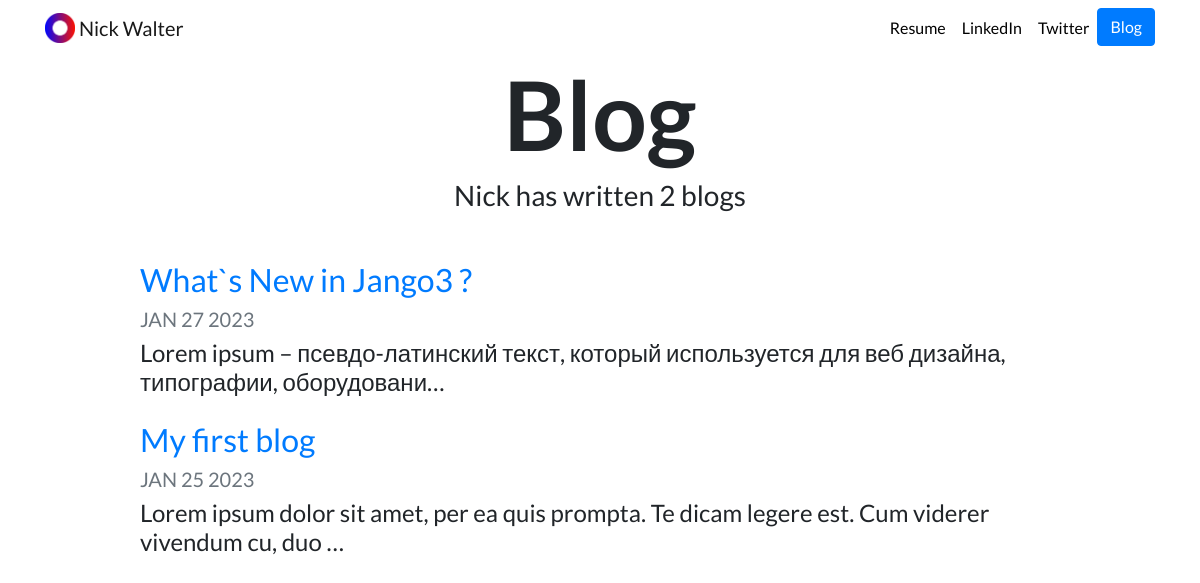
/blog/, run on an earlier commit of the app's database.
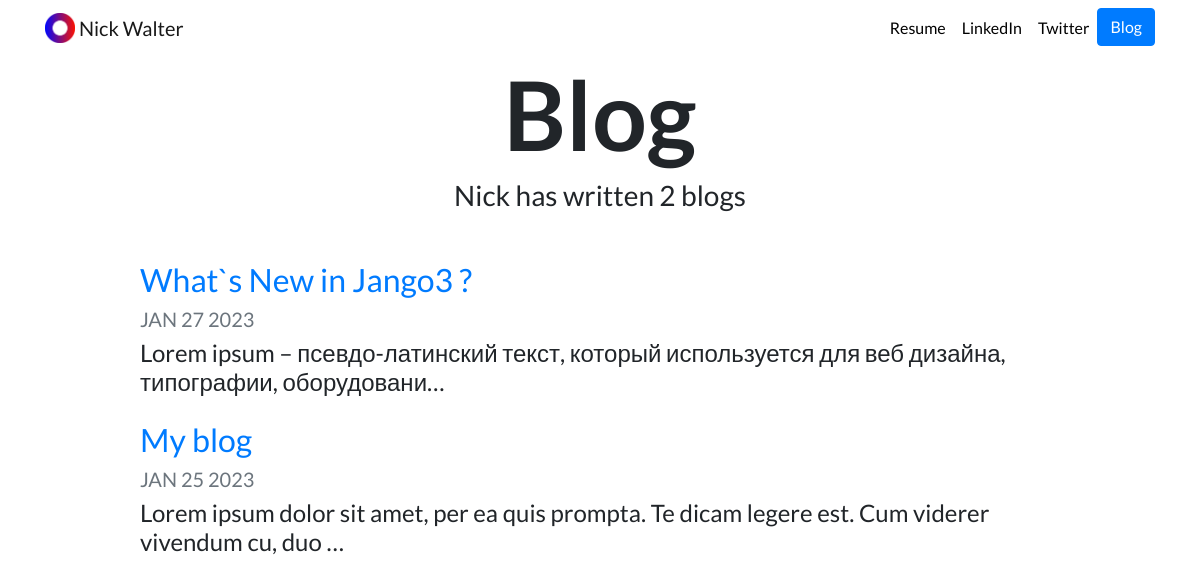
And on a later commit of the database.
### blog/models.py (models this page shows)
class Blog(models.Model):
    title = models.CharField(max_length=200)
    description = models.TextField()
    date = models.DateField()

### blog/views.py (the view)
# urls.py: path('', views.all_blogs, name='all_blogs'),
def all_blogs(request):
    blogs = Blog.objects.order_by('-date')[:5]
    return render(request, 'blog/all_blogs.html', {'blogs':blogs})

### blog/templates/blog/all_blogs.html
{% extends "portfolio/base.html" %}
{% load static %}
{% block content %}
<h1 id="blogtitle" class="font-weight-bold text-center">Blog</h1>
<h3 class="text-center mb-5">Nick has written {{ blogs.count }} blog{{ blogs.count|pluralize }}</h3>
{% for blog in blogs %}
<div class="row justify-content-center my-3">
  <div class="col-md-10">
    <a href="{% url 'blog:detail' blog.id %}">
      <h2>{{ blog.title }}</h2>
    </a>
    <h5 class="text-muted">{{ blog.date|date:'M d Y'|upper }}</h5>
    <h4>{{ blog.description|striptags|truncatechars:100 }}</h4>
  </div>
</div>
{% endfor %}
{% endblock %}

What changed in the data, as far as the page shows it:
changed Blog: title "My first blog" → "My blog"
